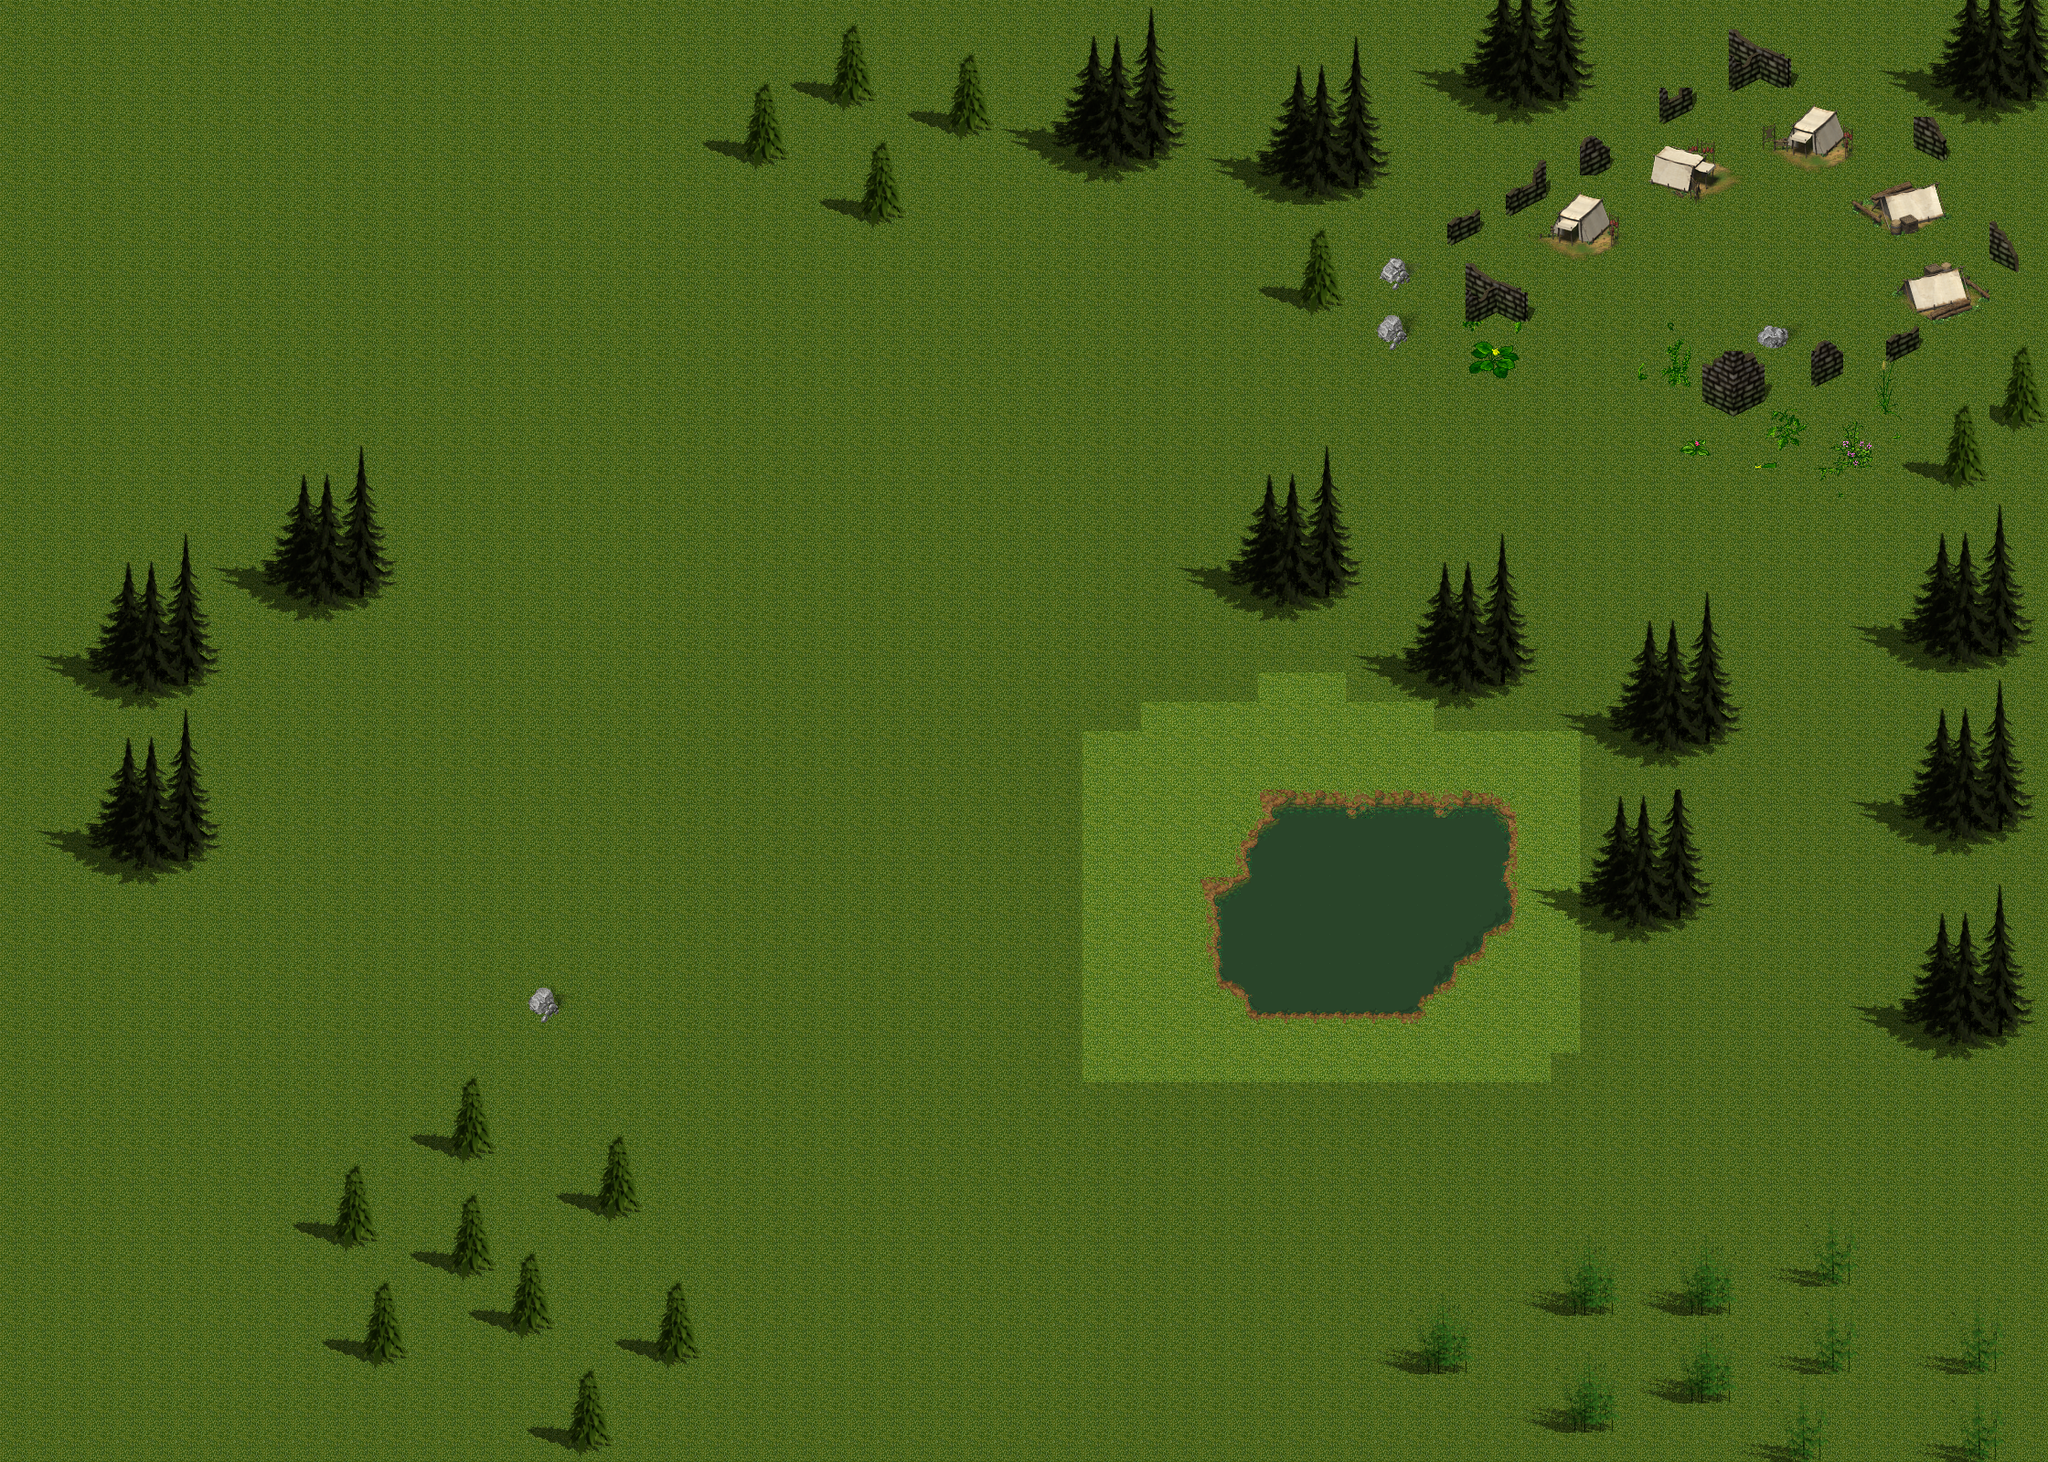

Tiled map render using the project's own tile images. Description and the map definition, with tile-layer contents summarised, below:
An orthogonal 70x50 tile map with 32x32 px tiles, 8 tile layers (ground, onground, blockground, water, ...), 6 tilesets.

<map version="1.0" orientation="orthogonal" renderorder="right-down" width="70" height="50" tilewidth="32" tileheight="32" nextobjectid="1">
 <tileset firstgid="1" name="forestground06dv5" tilewidth="32" tileheight="32" tilecount="399">
  <image source="tile/forestground06dv5.png" width="629" height="679" />
 </tileset>
 <tileset firstgid="400" name="watertileset3qb2tg0" tilewidth="32" tileheight="32" tilecount="120">
  <image source="tile/watertileset3qb2tg0.png" width="410" height="331" />
 </tileset>
 <tileset firstgid="520" name="plant2" tilewidth="32" tileheight="32" tilecount="42">
  <image source="tile/plant2.png" width="225" height="205" />
 </tileset>
 <tileset firstgid="562" name="camp01" tilewidth="32" tileheight="32" tilecount="162">
  <image source="tile/camp/camp.png" width="600" height="300" />
 </tileset>
 <tileset firstgid="724" name="ruins" tilewidth="32" tileheight="32" tilecount="378">
  <image source="tile/camp/ruins.png" width="600" height="700" />
 </tileset>
 <tileset firstgid="1102" name="flora1" tilewidth="32" tileheight="32" tilecount="240">
  <image source="tile/fomeFlora.png" width="640" height="400" />
 </tileset>
 <layer name="ground" width="70" height="50">
  <data>[3500 cells, 3500 non-empty, 1 distinct tile ids]</data>
 </layer>
 <layer name="onground" width="70" height="50">
  <data>[3500 cells, 0 non-empty, 0 distinct tile ids]</data>
 </layer>
 <layer name="blockground" width="70" height="50">
  <data>[3500 cells, 0 non-empty, 0 distinct tile ids]</data>
 </layer>
 <layer name="water" width="70" height="50">
  <data>[3500 cells, 228 non-empty, 41 distinct tile ids]</data>
 </layer>
 <layer name="trees" width="70" height="50">
  <data>[3500 cells, 754 non-empty, 90 distinct tile ids]</data>
 </layer>
 <layer name="buildings" width="70" height="50">
  <data>[3500 cells, 98 non-empty, 74 distinct tile ids]</data>
 </layer>
 <layer name="objects" width="70" height="50">
  <data>[3500 cells, 0 non-empty, 0 distinct tile ids]</data>
 </layer>
 <layer name="effects" width="70" height="50">
  <data>[3500 cells, 0 non-empty, 0 distinct tile ids]</data>
 </layer>
</map>
